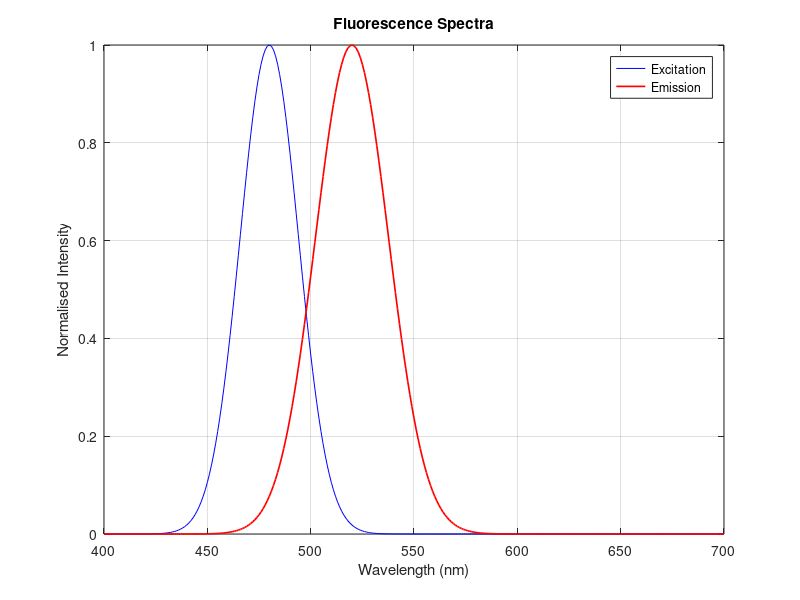

Write MATLAB code to recreate this figure.

% EXP09 - Stokes shift

clc;
clear;
close all;

lam = 400:1:700;

ex = exp(-((lam-480)/20).^2);
em = exp(-((lam-520)/25).^2);

[~,ie] = max(ex);
[~,im] = max(em);

stokes = lam(im) - lam(ie);

plot(lam,ex,'b',lam,em,'r','LineWidth',1.2);

legend('Excitation','Emission');

xlabel('Wavelength (nm)');
ylabel('Normalised Intensity');

title('Fluorescence Spectra');
grid on;

fprintf('Stokes shift = %d nm\n', stokes);
